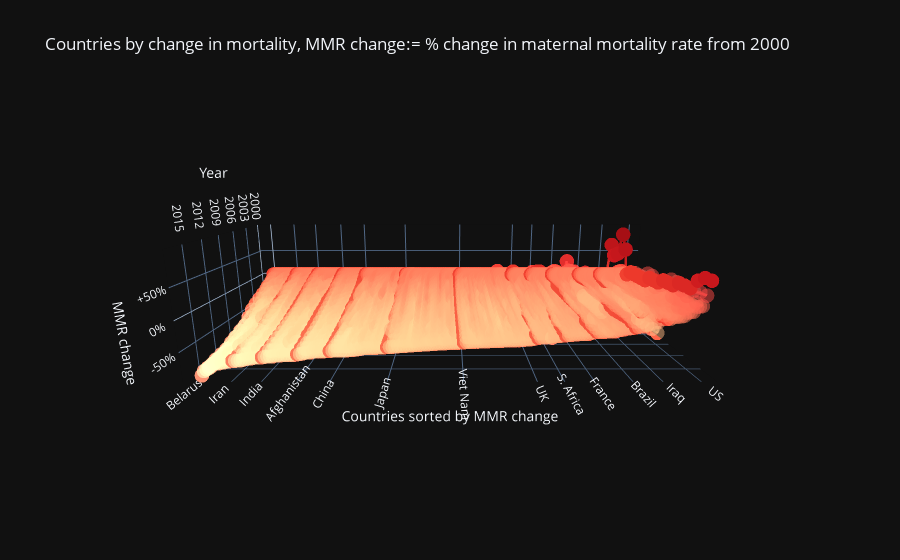

The notebook cell this image was saved under:
### Code cell
countries_to_highlight = \
['France', 'UK', 'US', 'China', 'India', 'Japan', 'Brazil', 'Afghanistan', 'S. Africa', 'Viet Nam', 'Belarus', 'Iran', 'Iraq']
df1 = df1.sort_values(by=['Sorted by pct change in mortality', 'Year'])
fig2 = go.Figure()
scatter2 = go.Scatter3d(
        x=df1['Year'],
        y=df1['Sorted by pct change in mortality'],
        z=df1['Relative change in mortality']*100,
        text=df1['Country'],
        mode='markers+lines',
        marker=dict(
            size=5,
            color=get_custom_rgbas('Relative change in mortality', countries_to_highlight)
        ),
        line=dict(
            width=5,
            color=get_custom_rgbas('Relative change in mortality', countries_to_highlight)
        ),
        hovertemplate=
        "<b>%{text}</b><br><br>" +
        "Year: %{x}<br>" +
        "MMR change: %{z:.2f}%<br>" +
        "<extra></extra>"
)

fig2.add_trace(scatter2)

fig2.update_layout(
    template="plotly_dark",
    title='Countries by change in mortality, MMR change:= % change in maternal mortality rate from 2000', 
    scene_camera = dict(eye=dict(x=60, y=0, z=15)),
    scene = dict(
        aspectmode = "manual",
        aspectratio = dict( x = 25, y = 60, z = 15),
        xaxis = dict(title='Year'),
        yaxis = dict(
            title='Countries sorted by MMR change', 
            tickvals = [get_sorted_id(df1_raw['pct change'], df1_raw.loc[df1_raw.Country==c].index[0]) for c in countries_to_highlight],  
            ticktext=countries_to_highlight
        ),
        zaxis = dict(
            title='MMR change', 
            tickvals=[-50,0,50], 
            ticktext=['-50%','0%','+50%']
        )
    )
)

### Figure 1 — Plotly figure (JSON) as saved in the notebook; plotly's stock layout.template omitted (floating-point values rounded to 4 significant figures; data arrays with more than 128 entries replaced by an {"elided": "..."} marker saying what was removed)
{"data": [{"hovertemplate": "<b>%{text}</b><br><br>Year: %{x}<br>MMR change: %{z:.2f}%<br><extra></extra>", "line": {"color": {"elided": "3330 str values"}, "width": 5}, "marker": {"color": {"elided": "3330 str values"}, "size": 5}, "mode": "markers+lines", "text": {"elided": "3330 str values"}, "type": "scatter3d", "x": {"elided": "3330 str values"}, "y": {"elided": "3330 int values"}, "z": {"elided": "3330 float values"}}], "layout": {"scene": {"aspectmode": "manual", "aspectratio": {"x": 25, "y": 60, "z": 15}, "camera": {"eye": {"x": 60, "y": 0, "z": 15}}, "xaxis": {"title": {"text": "Year"}}, "yaxis": {"ticktext": ["France", "UK", "US", "China", "India", "Japan", "Brazil", "Afghanistan", "S. Africa", "Viet Nam", "Belarus", "Iran", "Iraq"], "tickvals": [145, 124, 184, 48, 23, 69, 159, 36, 134, 97, 0, 12, 170], "title": {"text": "Countries sorted by MMR change"}}, "zaxis": {"ticktext": ["-50%", "0%", "+50%"], "tickvals": [-50, 0, 50], "title": {"text": "MMR change"}}}, "title": {"text": "Countries by change in mortality, MMR change:= % change in maternal mortality rate from 2000"}}}
